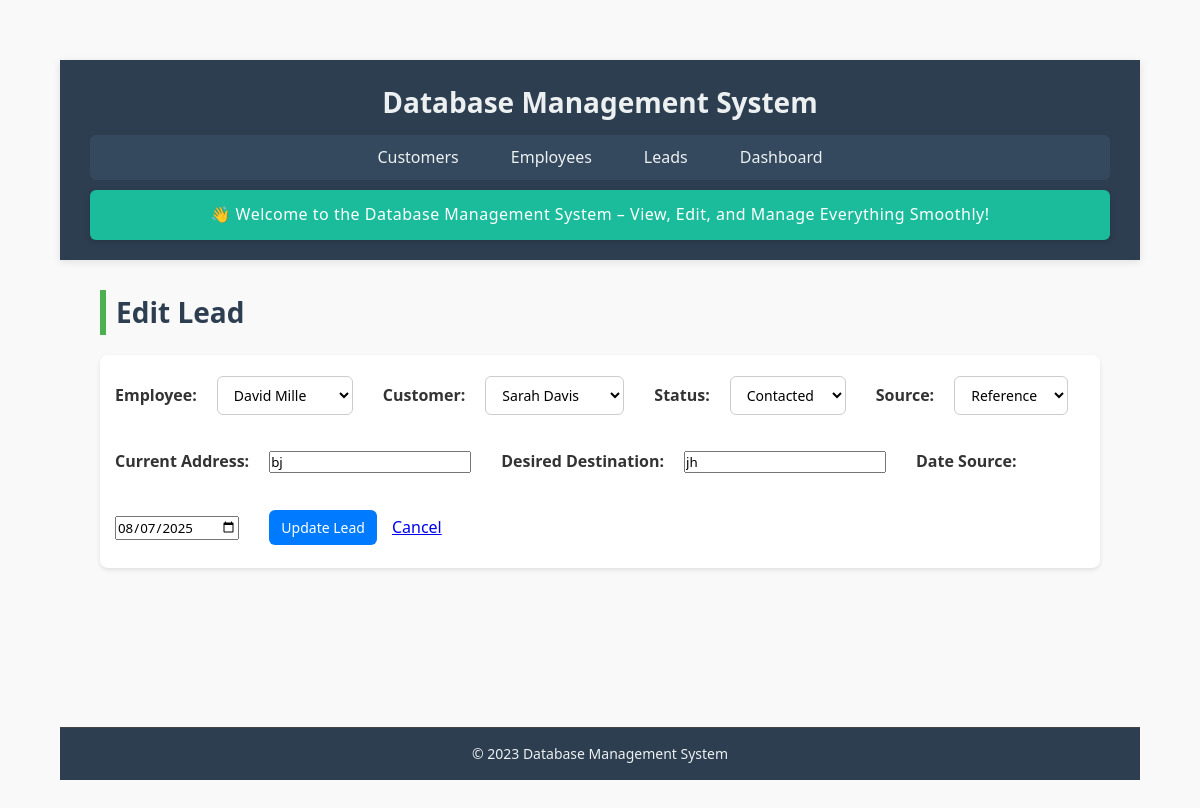
The page /leads/edit/292b31de on the database as committed earlier.
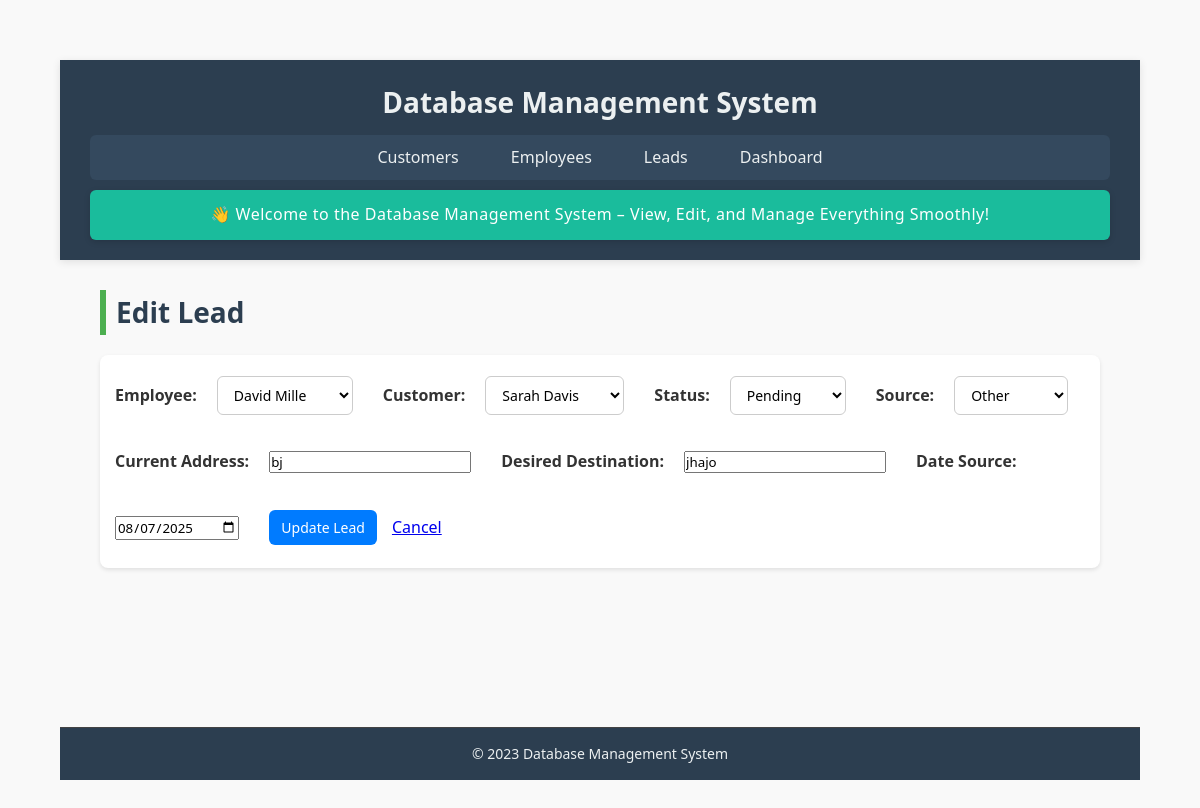
The same page on the database as committed later.
### tables this page shows
CREATE TABLE leads (
    employeeLeadId TEXT PRIMARY KEY,
    employeeId TEXT NOT NULL,
    employeeName TEXT NOT NULL,
    employeeContactNo TEXT NOT NULL,
    customerName TEXT NOT NULL,
    customerId TEXT NOT NULL,
    customerContactNo TEXT NOT NULL,
    currentAddress TEXT NOT NULL,
    desiredDestination TEXT NOT NULL,
    status TEXT NOT NULL CHECK (status IN ('Pending', 'Contacted', 'Lost', 'Willing', 'Paid', 'Refund', 'Confirmed')),
    source TEXT NOT NULL CHECK (source IN ('Facebook', 'WhatsApp', 'Reference', 'TikTok', 'Other')),
    dateSource TEXT,
    createdAt TEXT DEFAULT CURRENT_TIMESTAMP,
    updatedAt TEXT DEFAULT CURRENT_TIMESTAMP,
    FOREIGN KEY (employeeId) REFERENCES employees(empId),
    FOREIGN KEY (customerId) REFERENCES customers(customerId)
);

CREATE TABLE employees (
    empId TEXT PRIMARY KEY,
    empName TEXT NOT NULL,
    phoneNo TEXT,
    targetAmount REAL NOT NULL CHECK (targetAmount >= 0),
    achievedAmount REAL NOT NULL CHECK (achievedAmount >= 0),
    createdAt TEXT DEFAULT CURRENT_TIMESTAMP,
    updatedAt TEXT DEFAULT CURRENT_TIMESTAMP
);

CREATE TABLE customers (
    customerId TEXT PRIMARY KEY,
    customerName TEXT NOT NULL,
    phone TEXT NOT NULL,
    source TEXT NOT NULL,
    currentLocation TEXT NOT NULL,
    desiredDestination TEXT NOT NULL,
    dateOfArrival TEXT,
    createdAt TEXT DEFAULT CURRENT_TIMESTAMP,
    updatedAt TEXT DEFAULT CURRENT_TIMESTAMP
);

### app.py (the view, shortened to what this page needs)
@app.route('/leads/edit/<string:lead_id>', methods=['GET', 'POST'])
def edit_lead(lead_id):
    with closing(get_db_connection()) as conn:
        with closing(conn.cursor()) as cursor:
            cursor.execute("SELECT * FROM leads WHERE employeeLeadId = ?", (lead_id,))
            lead = cursor.fetchone()
    if not lead:
        flash("Lead not found", "danger")
        return redirect(url_for('leads'))
    return render_template('edit_lead.html', lead=lead, employees=get_all_employees(), customers=get_all_customers())

### app.py (called while the page is built)
def get_db_connection():
    conn = sqlite3.connect(DATABASE, timeout=10)
    conn.row_factory = sqlite3.Row
    conn.execute("PRAGMA journal_mode=WAL")
    return conn

def get_all_employees():
    with closing(get_db_connection()) as conn:
        with closing(conn.cursor()) as cursor:
            cursor.execute("SELECT empId, empName FROM employees")
            return cursor.fetchall()

def get_all_customers():
    with closing(get_db_connection()) as conn:
        with closing(conn.cursor()) as cursor:
            cursor.execute("SELECT customerId, customerName FROM customers")
            return cursor.fetchall()

### templates/edit_lead.html
{% extends "base.html" %}
{% block content %}
<h2>Edit Lead</h2>
<form method="POST">
    <label for="employeeId">Employee:</label>
    <select name="employeeId" required>
        {% for emp in employees %}
        <option value="{{ emp.empId }}" {% if emp.empId==lead.employeeId %}selected{% endif %}>{{ emp.empName }}
        </option>
        {% endfor %}
    </select><br><br>
    <label for="customerId">Customer:</label>
    <select name="customerId" required>
        {% for cust in customers %}
        <option value="{{ cust.customerId }}" {% if cust.customerId==lead.customerId %}selected{% endif %}>{{
            cust.customerName }}</option>
        {% endfor %}
    </select><br><br>
    <label for="status">Status:</label>
    <select name="status" required>
        {% for s in ['Pending', 'Contacted', 'Lost', 'Willing', 'Paid', 'Refund', 'Confirmed'] %}
        <option value="{{ s }}" {% if s==lead.status %}selected{% endif %}>{{ s }}</option>
        {% endfor %}
    </select><br><br>
    <label for="source">Source:</label>
    <select name="source" required>
        {% for s in ['Facebook', 'WhatsApp', 'Reference', 'TikTok', 'Other'] %}
        <option value="{{ s }}" {% if s==lead.source %}selected{% endif %}>{{ s }}</option>
        {% endfor %}
    </select><br><br>
    <label for="currentAddress">Current Address:</label>
    <input type="text" name="currentAddress" value="{{ lead.currentAddress }}" required><br><br>
    <label for="desiredDestination">Desired Destination:</label>
    <input type="text" name="desiredDestination" value="{{ lead.desiredDestination }}" required><br><br>
    <label for="dateSource">Date Source:</label>
    <input type="date" name="dateSource" value="{{ lead.dateSource }}"><br><br>
    <button type="submit">Update Lead</button>
    <a href="{{ url_for('leads') }}">Cancel</a>
</form>
{% endblock %}

Rows that differ between the two databases and show on the page:
changed leads "bj": status "Contacted" → "Pending"; source "Reference" → "Other"; desiredDestination "jh" → "jhajo"
